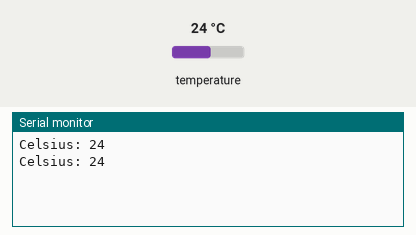
Recording of a sketch running on a simulated Arduino Uno, built with avr-gcc and run on an emulated ATmega328P. Parts: the last lines printed to the serial monitor. Wiring (inferred from the names in the program): TMP102 temperature sensor at I2C address 0x48. Inputs (shaded band) come from the test bench; at power-on: temperature 24 °C.

Above: at 2.8 s.
2.9 s: temperature set to 12 °C
At 4.6 s:
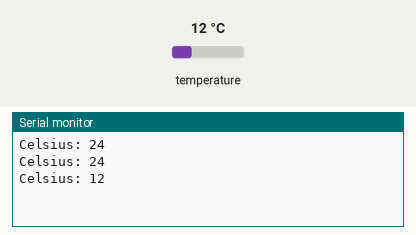
5.6 s: temperature set to 19 °C
At 7.4 s:
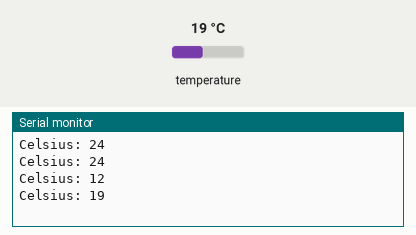
Timing chart, 0 to 8.9 s (numbered marks = the images above; inputs shaded):
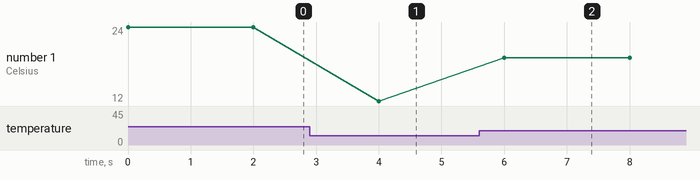

The sketch:

temperature_read.ino
```cpp
//Arduino 1.0+ Only
//Arduino 1.0+ Only

//////////////////////////////////////////////////////////////////
//©2011 bildr
//Released under the MIT License - Please reuse change and share
//Simple code for the TMP102, simply prints temperature via serial
//////////////////////////////////////////////////////////////////

#include <Wire.h>
int lm75Address = 0x48;

int celsius;

void setup(){
  Serial.begin(115200);
  Wire.begin();
}

void loop(){

  getTemperature();
  Serial.print("Celsius: ");
  Serial.println(celsius);

  delay(2000); //just here to slow down the output. You can remove this
}


void getTemperature(){

  Wire.requestFrom(0x48,2);
  byte MSB = Wire.read();
  byte LSB = Wire.read();

  //it's a 12bit int, using two's compliment for negative
  //int TemperatureSum = ((MSB << 8) | LSB) >> 4;
  signed int TemperatureSum = MSB;

  celsius = TemperatureSum;

}
```

Measured:
- after the input at 2.9 s, the serial monitor: prints a new line after 1.1 s (image 1)
- after the input at 5.6 s, the serial monitor: prints a new line after 0.40 s (image 2)
- plotted number 1: 24 → 12 after the input at 2.9 s, 12 → 19 after the input at 5.6 s
